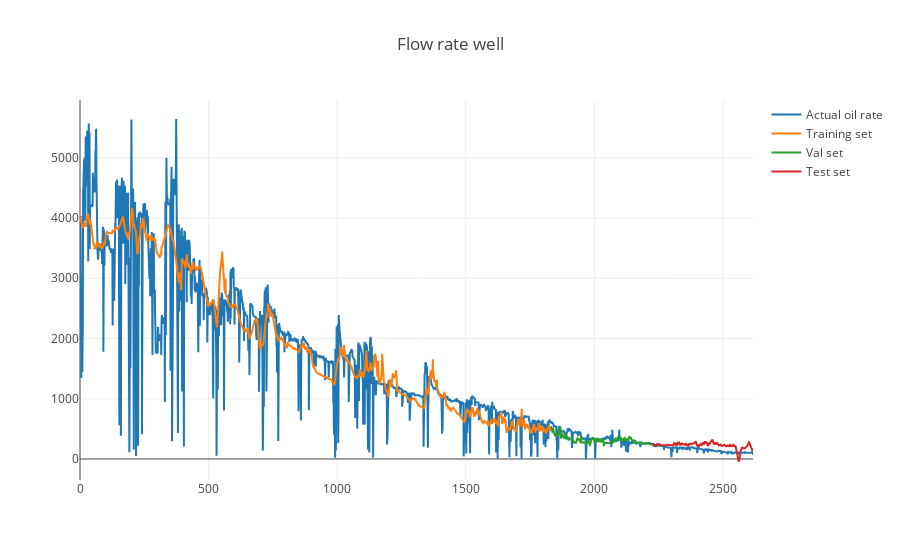
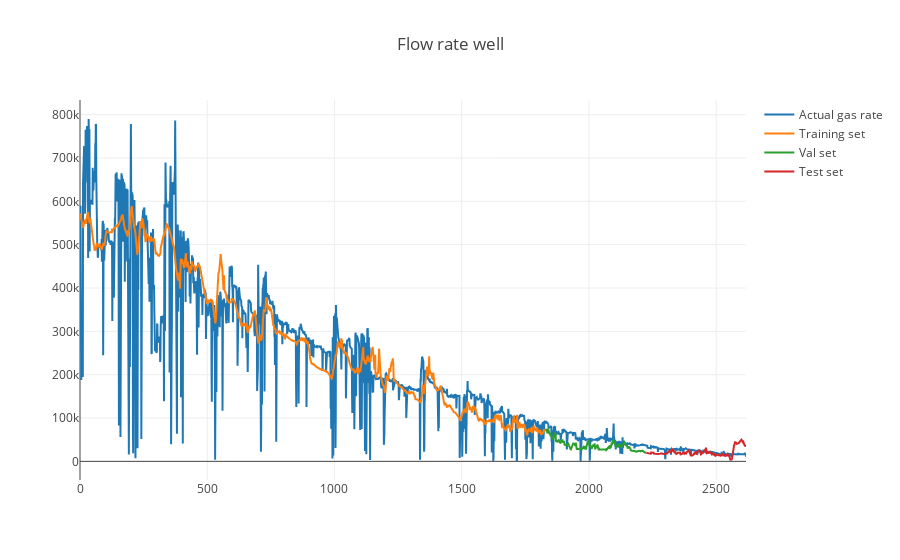
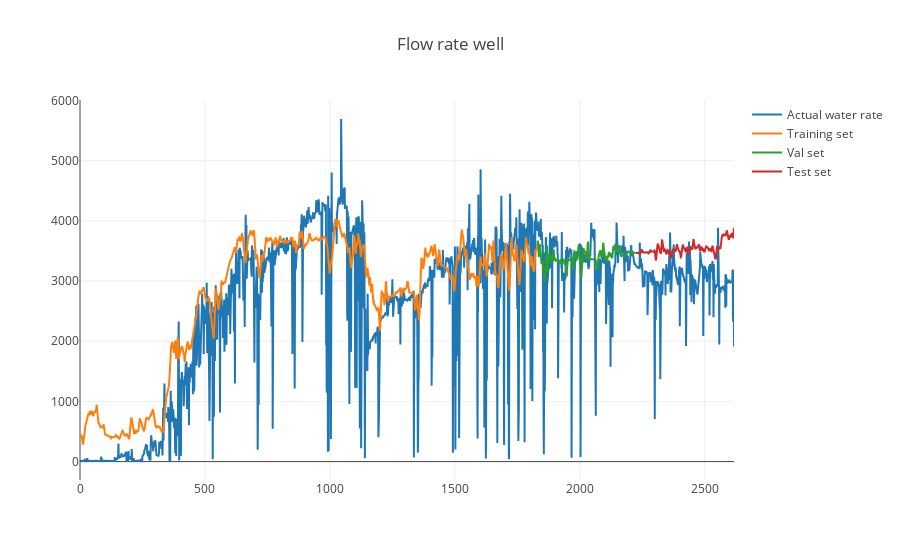

Notebook code for these charts, in order:
### Code cell
t = np.arange(len(df))
for i in range(y_act.shape[1]):
    plot_iterative_flow(t,
                   y_act[:, i], y_pred[:, i], val_fraction=val_fraction, test_fraction=test_fraction)

### Figure 1 — Plotly figure (JSON) as saved in the notebook; plotly's stock layout.template omitted (floating-point values rounded to 4 significant figures; data arrays with more than 128 entries replaced by an {"elided": "..."} marker saying what was removed)
{"data": [{"name": "Actual oil rate", "type": "scatter", "uid": "c286f716-1b04-405e-891d-b5f839e36255", "x": {"elided": "2723 int values"}, "y": {"elided": "2618 float values"}}, {"name": "Training set", "type": "scatter", "uid": "3d53f5d5-117a-4966-a98e-1052fae8441c", "x": {"elided": "1832 int values"}, "y": {"elided": "1832 float values"}}, {"name": "Val set", "type": "scatter", "uid": "d4c1171e-8108-4dd7-8c98-25e8f80831ce", "x": {"elided": "393 int values"}, "y": {"elided": "393 float values"}}, {"name": "Test set", "type": "scatter", "uid": "f2684525-6dce-4702-8d3d-5275b2d19955", "x": {"elided": "498 int values"}, "y": {"elided": "393 float values"}}], "layout": {"title": {"text": "Flow rate well"}}}

### Figure 2 — Plotly figure (JSON) as saved in the notebook; plotly's stock layout.template omitted (floating-point values rounded to 4 significant figures; data arrays with more than 128 entries replaced by an {"elided": "..."} marker saying what was removed)
{"data": [{"name": "Actual gas rate", "type": "scatter", "uid": "73442bb9-142f-450c-a99e-cf5eee764b90", "x": {"elided": "2723 int values"}, "y": {"elided": "2618 float values"}}, {"name": "Training set", "type": "scatter", "uid": "a695eddf-4d1e-4167-bdb2-2de125c6cfb9", "x": {"elided": "1832 int values"}, "y": {"elided": "1832 float values"}}, {"name": "Val set", "type": "scatter", "uid": "1f2121b2-99c3-49bc-ac75-a1d3fc555c4e", "x": {"elided": "393 int values"}, "y": {"elided": "393 float values"}}, {"name": "Test set", "type": "scatter", "uid": "e3d50400-d9b3-4e30-8825-2b9a81cd2090", "x": {"elided": "498 int values"}, "y": {"elided": "393 float values"}}], "layout": {"title": {"text": "Flow rate well"}}}

### Figure 3 — Plotly figure (JSON) as saved in the notebook; plotly's stock layout.template omitted (floating-point values rounded to 4 significant figures; data arrays with more than 128 entries replaced by an {"elided": "..."} marker saying what was removed)
{"data": [{"name": "Actual water rate", "type": "scatter", "uid": "154aad8d-9094-48a4-83a8-fc953bdf44f3", "x": {"elided": "2723 int values"}, "y": {"elided": "2618 float values"}}, {"name": "Training set", "type": "scatter", "uid": "21ef3b27-9182-45e0-9a75-05e297f2ee8b", "x": {"elided": "1832 int values"}, "y": {"elided": "1832 float values"}}, {"name": "Val set", "type": "scatter", "uid": "57e0a78b-7c0d-4d03-9177-4704f354c57e", "x": {"elided": "393 int values"}, "y": {"elided": "393 float values"}}, {"name": "Test set", "type": "scatter", "uid": "2ad87bef-114d-42b3-a59c-78a0c5f2f7da", "x": {"elided": "498 int values"}, "y": {"elided": "393 float values"}}], "layout": {"title": {"text": "Flow rate well"}}}
